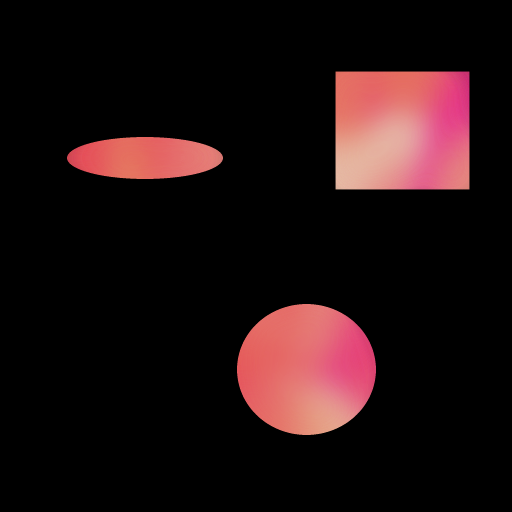
//> input picture Cpp/Hello_OpenCV/Contour_Subimages/abannoc.png, 512 x 512 px
$ ./contour_subimages_main   (built with g++ and OpenCV 4)
//> lines starting //> are read from the running program, lines starting //| are printed output that depends on the picture; after the words box and inside, x2 and y2 are one past the last pixel; in counts of white or black regions, pixels touching at a corner belong together

#include <iostream>
#include <iomanip> // setprecision
#include <conio.h>
#include <sstream>
#include <stdarg.h>     // va_list, va_start, va_arg, va_end


#include <boost/chrono.hpp>

#include <opencv2/core/core.hpp>
#include <opencv2/highgui/highgui.hpp>
#include <opencv2/opencv.hpp>

#include <barn_common.hpp>
#include <barn_open_cv_common.hpp>

using namespace cv;
using namespace std;
using namespace boost::chrono;


int main() {

    Mat src, gray, mask;
    vector<vector<Point> > contours;
    vector<Vec4i> hierarchy;
    vector<Mat> subregions;

    src = imread( "abannoc.png", CV_LOAD_IMAGE_COLOR );
//> src is the input picture: 512 rows x 512 cols, CV_8UC3; mean B, G, R 16.2, 15.4, 30.7
    cvtColor( src, gray, CV_BGR2GRAY);
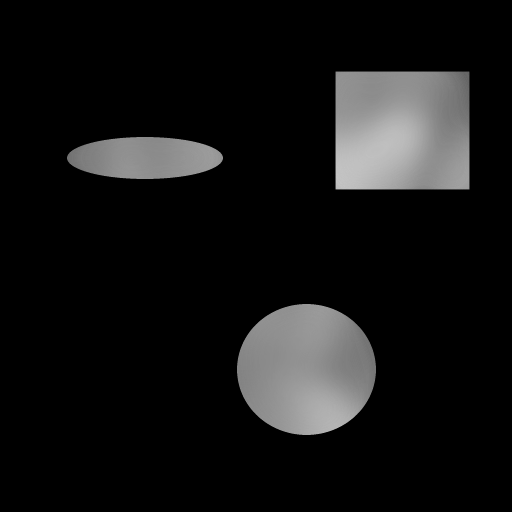
//> gray: 512 rows x 512 cols, CV_8UC1; min 0, max 196, mean 20.1
    cv::threshold(gray, mask, 128, 255, CV_THRESH_BINARY);
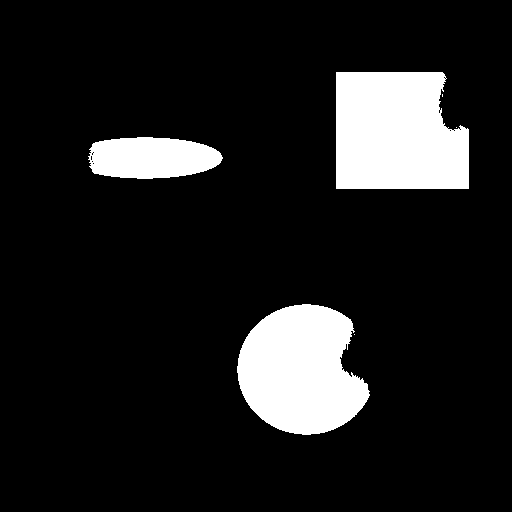
//> mask: 512 rows x 512 cols, CV_8UC1; 12% white; 6 white regions (3 under 20 px)


    findContours( mask, contours, hierarchy, CV_RETR_TREE, CV_CHAIN_APPROX_SIMPLE, Point(0, 0));
//> contours = 17 contours, 14 with area under 20; largest, box (x1, y1, x2, y2) and area: (336, 72, 469, 189) 13818, (237, 304, 370, 435) 12574, (88, 137, 223, 179) 4411
    cout << contours.size() << " contours extracted.\n";
//| 17 contours extracted.

    //mask = Mat::zeros(src.size(), CV_8UC1);
    //drawContours(mask, contours, i, Scalar(255), CV_FILLED); // This is a OpenCV function

    Mat masked_image;
    src.copyTo(masked_image, mask);
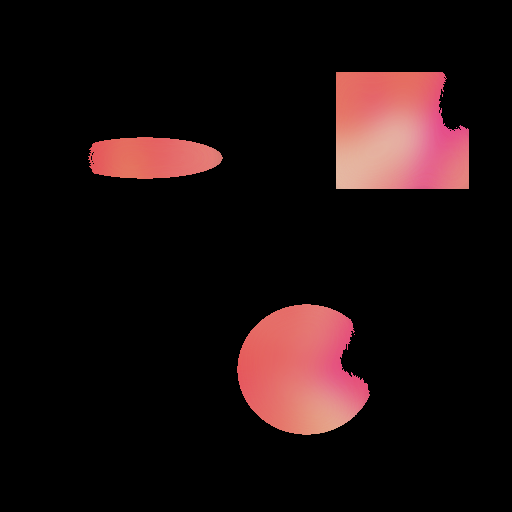
//> masked_image: 512 rows x 512 cols, CV_8UC3; mean B, G, R 14.5, 14.3, 27.4

    for (int i = 0; i < contours.size(); i++) {

//> (the run ends here: the program needs code that is not available in this run, at `if( parent( hierarchy, i) != -1 || contourArea( contours[i]) < 400)`)
